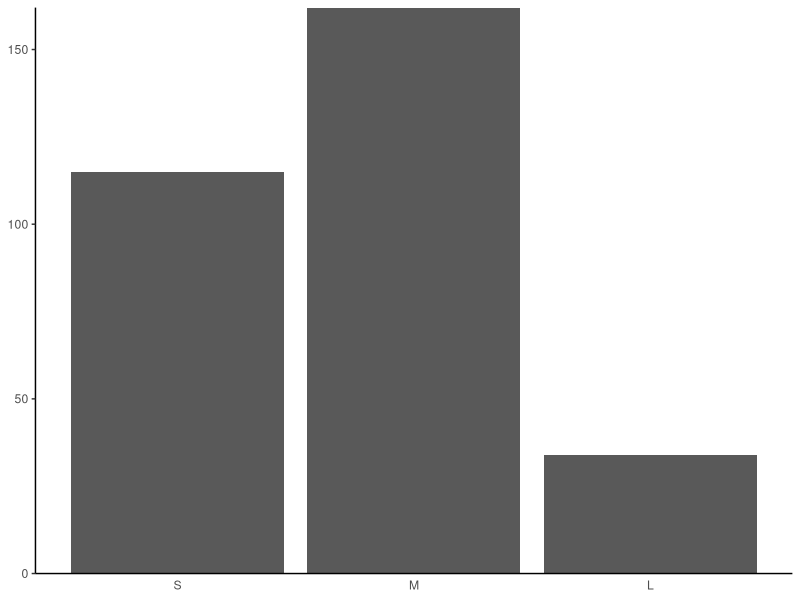
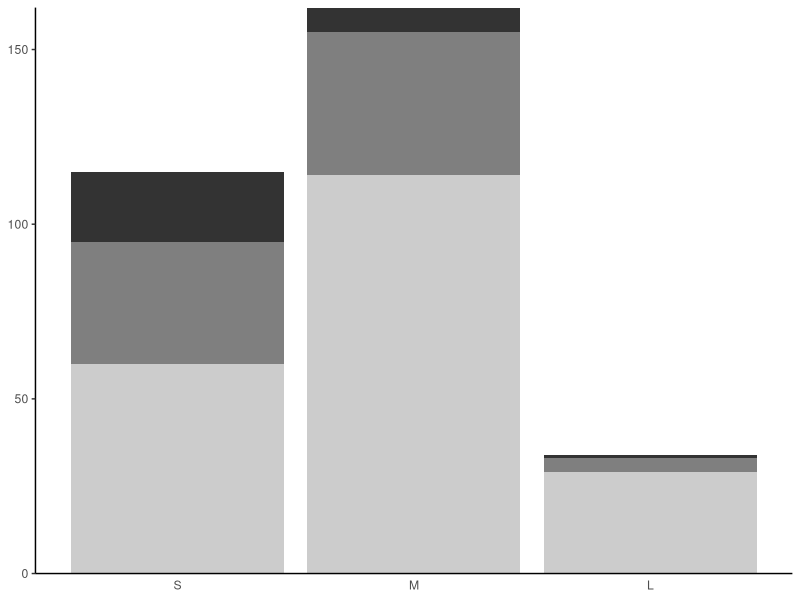
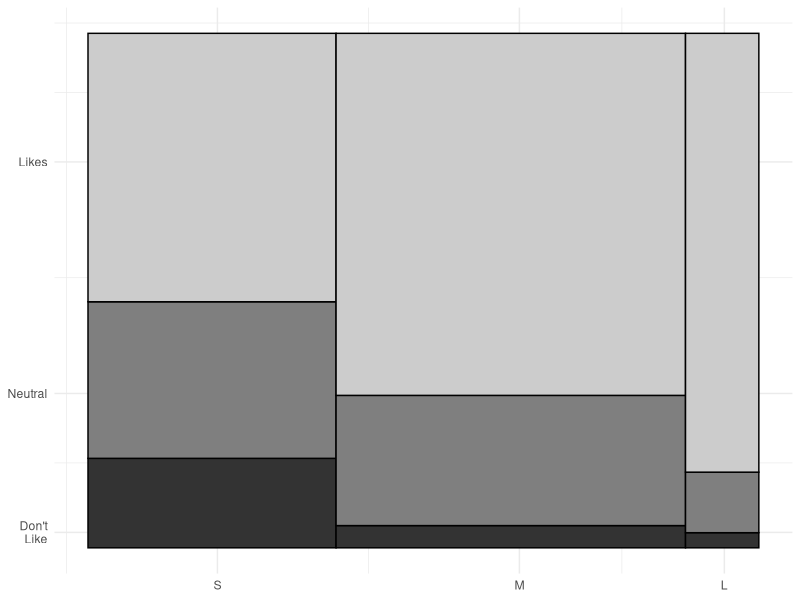

Generate these figures, in order, with R: (Note: this script raises an error after producing the figures.)
library(ggplot2)
library(plyr)
library(reshape2)
library(gridExtra)

this_base <- "fig05-08_monterey-bay-aquarium-data-mosaic-plot-preliminaries"

my_data <- data.frame(
  time = c("S", "M", "L"),
  dont_like = c(20, 7, 1),
  neutral = c(35, 41, 4),
  like = c(60, 114, 29))

# helper variables
my_data$total <- with(my_data, like + neutral + dont_like)
my_data$xmax <- with(my_data, cumsum(total))
my_data$xmin <- with(my_data, xmax - total)

my_data_long <- melt(my_data, c("time", "xmin", "xmax", "total"))

my_data_long$time <- factor(my_data_long$time, c("S", "M", "L"))

my_data_long1 <- ddply(my_data_long, .(time), transform, ymax = cumsum(value))
my_data_long1 <- ddply(my_data_long1, .(time), transform, ymin = ymax - value)

my_data_long1$ymin_std <- with(my_data_long1, (ymin / total) * 100)
my_data_long1$ymax_std <- with(my_data_long1, (ymax / total) * 100)


p1 <- ggplot(my_data_long, aes(x = time, y = value)) +
  geom_bar(stat = "identity") +
  scale_y_continuous(breaks = seq(0, 150, 50), expand = c(0, 0)) + 
  theme_classic() +
  theme(axis.title = element_blank(),
        axis.ticks.x = element_blank())

p1

p2 <- ggplot(my_data_long, aes(x = time, y = value, fill = variable)) +
  geom_bar(stat = "identity", show_guide = FALSE) +
  scale_fill_manual(values = c("grey20", "grey50", "grey80")) +
  scale_y_continuous(breaks = seq(0, 150, 50), expand = c(0, 0)) + 
  theme_classic() +
  theme(axis.title = element_blank(),
        axis.ticks.x = element_blank())

p2

p3 <- ggplot(my_data_long1, 
             aes(ymin = ymin_std, ymax = ymax_std, xmin = xmin, 
                 xmax = xmax, fill = variable)) +
  geom_rect(colour = "black", show_guide = FALSE, width = 0.5) +
  scale_fill_manual(values = c("grey20", "grey50", "grey80")) +
  scale_x_continuous(breaks = c(60, 200, 295), labels = c("S", "M", "L")) +
  scale_y_continuous(breaks = c(3, 30, 75), 
                     labels = c("Don't\nLike", "Neutral", "Likes")) +
  theme_bw() +
  theme(panel.border = element_blank(),
        axis.ticks = element_blank())

p3

p4 <- arrangeGrob(
  p1, p2, ncol = 2, heights = c(0.5, 0.5))

p5 <- arrangeGrob(
  p4, p3, nrow = 2, heights = c(0.4, 0.6),
  main = textGrob(
    "Fig 5.8 Montery Bay Aquarium Data:\nMosaic Plot Preliminaries",
    just = "top", vjust = 0.75, gp = gpar(fontsize = 14, lineheight = 1, 
                                          fontface = "bold")))
p5

ggsave(paste0(this_base, ".png"), 
       p5, width = 6, height = 6)

## pedantic: missing space between bars
## note: my_data is estimated
